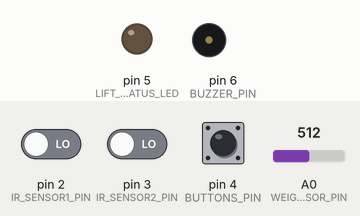
Recording of a sketch running on a simulated Arduino Uno, built with avr-gcc and run on an emulated ATmega328P. On the bench: output pins drawn as LEDs (lit = HIGH), buzzer (waves = sounding, pin HIGH). The inputs (shaded band) are chosen by the test bench; at power-on: pin 4 (BUTTONS_PIN) LOW, A0 (WEIGHT_SENSOR_PIN) = 512, pin 2 (IR_SENSOR1_PIN) LOW, pin 3 (IR_SENSOR2_PIN) LOW.

Above: at 1.2 s.
1.3 s: pin 4 (BUTTONS_PIN) pulled HIGH for 3.2 s
At 1.7 s:
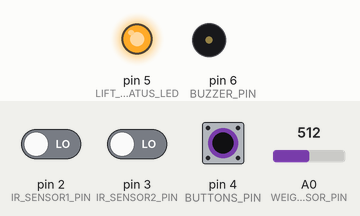
6.8 s: A0 (WEIGHT_SENSOR_PIN) set to 1008
8.3 s: A0 (WEIGHT_SENSOR_PIN) set to 1021
At 9.4 s:
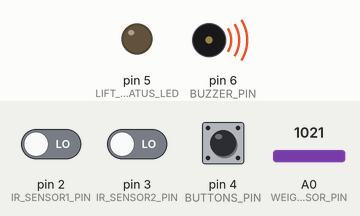
Timing chart, 0 to 11.3 s (numbered marks = the images above; inputs shaded):
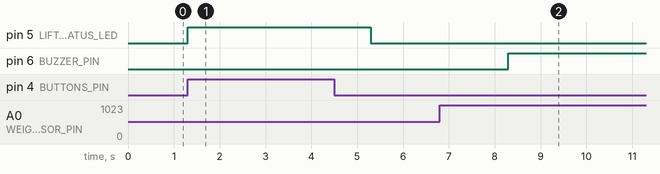

Measured:
- the behaviour switches between 1020 and 1021 on A0 (WEIGHT_SENSOR_PIN) (found by bisection; images 1 and 2)
- after the input at 1.3 s, pin 5 (LIFT_STATUS_LED): LOW → HIGH at once, → LOW 4.0 s later
- after the input at 6.8 s, every drawn part: stays the same
- after the input at 8.3 s, pin 6 (BUZZER_PIN): LOW → HIGH at once

The sketch:

KSLC.ino
```cpp
#define IR_SENSOR1_PIN 2   // Entrance sensor
#define IR_SENSOR2_PIN 3   // Inside lift sensor
#define WEIGHT_SENSOR_PIN A0 // Weight sensor input
#define BUTTONS_PIN 4       // Floor buttons
#define LIFT_STATUS_LED 5   // Indicates lift status
#define BUZZER_PIN 6        // Buzzer for full capacity alert

const int MAX_WEIGHT = 1020; // Max weight in kg
int current_weight = 0;
int max_people = 8;
int people_in_lift = 0;
bool lift_full = false;

void setup() {
  pinMode(IR_SENSOR1_PIN, INPUT);
  pinMode(IR_SENSOR2_PIN, INPUT);
  pinMode(WEIGHT_SENSOR_PIN, INPUT);
  pinMode(BUTTONS_PIN, INPUT);
  pinMode(LIFT_STATUS_LED, OUTPUT);
  pinMode(BUZZER_PIN, OUTPUT);

  Serial.begin(9600);
}

void loop() {
  current_weight = analogRead(WEIGHT_SENSOR_PIN);
  people_in_lift = detectPeopleInLift();

  if (current_weight > MAX_WEIGHT || people_in_lift >= max_people) {
    lift_full = true;
    digitalWrite(BUZZER_PIN, HIGH);
    skipFloors();
  } else {
    lift_full = false;
    digitalWrite(BUZZER_PIN, LOW);
  }

  handleLiftMovements();
}

int detectPeopleInLift() {
  int count = 0;
  if (digitalRead(IR_SENSOR1_PIN) == HIGH) count++;
  if (digitalRead(IR_SENSOR2_PIN) == HIGH) count++;
  return count;
}

void handleLiftMovements() {
  if (!lift_full && digitalRead(BUTTONS_PIN) == HIGH) {
    moveLiftToFloor();
  }
}

void skipFloors() {
  while (lift_full && detectPeopleInLift() < max_people) {
    people_in_lift--;
  }
}

void moveLiftToFloor() {
  digitalWrite(LIFT_STATUS_LED, HIGH);
  delay(2000);
  digitalWrite(LIFT_STATUS_LED, LOW);
}
```

KSLC.c
```cpp
#include <stdio.h>

#define MAX_WEIGHT 1020  // Maximum weight in kg
#define MAX_PEOPLE 8     // Maximum number of people allowed in the lift

int current_weight = 0;
int people_in_lift = 0;
int lift_full = 0;

int detect_people_in_lift() {
    if (people_in_lift < MAX_PEOPLE) {
        people_in_lift++;
    }
    return people_in_lift;
}

int check_weight() {
    return current_weight >= MAX_WEIGHT || people_in_lift >= MAX_PEOPLE;
}

void skip_floors() {
    while (check_weight()) {
        printf("Lift full, skipping floors...\n");
        people_in_lift--;  // Simulate people exiting
    }
}

void move_lift_to_floor() {
    printf("Lift moving...\n");
}

int main() {
    while (1) {
        detect_people_in_lift();
        lift_full = check_weight();

        if (lift_full) {
            printf("Lift full!\n");
            skip_floors();
        } else {
            move_lift_to_floor();
        }

        printf("People in lift: %d, Weight: %d kg\n", people_in_lift, current_weight);
    }

    return 0;
}
```
